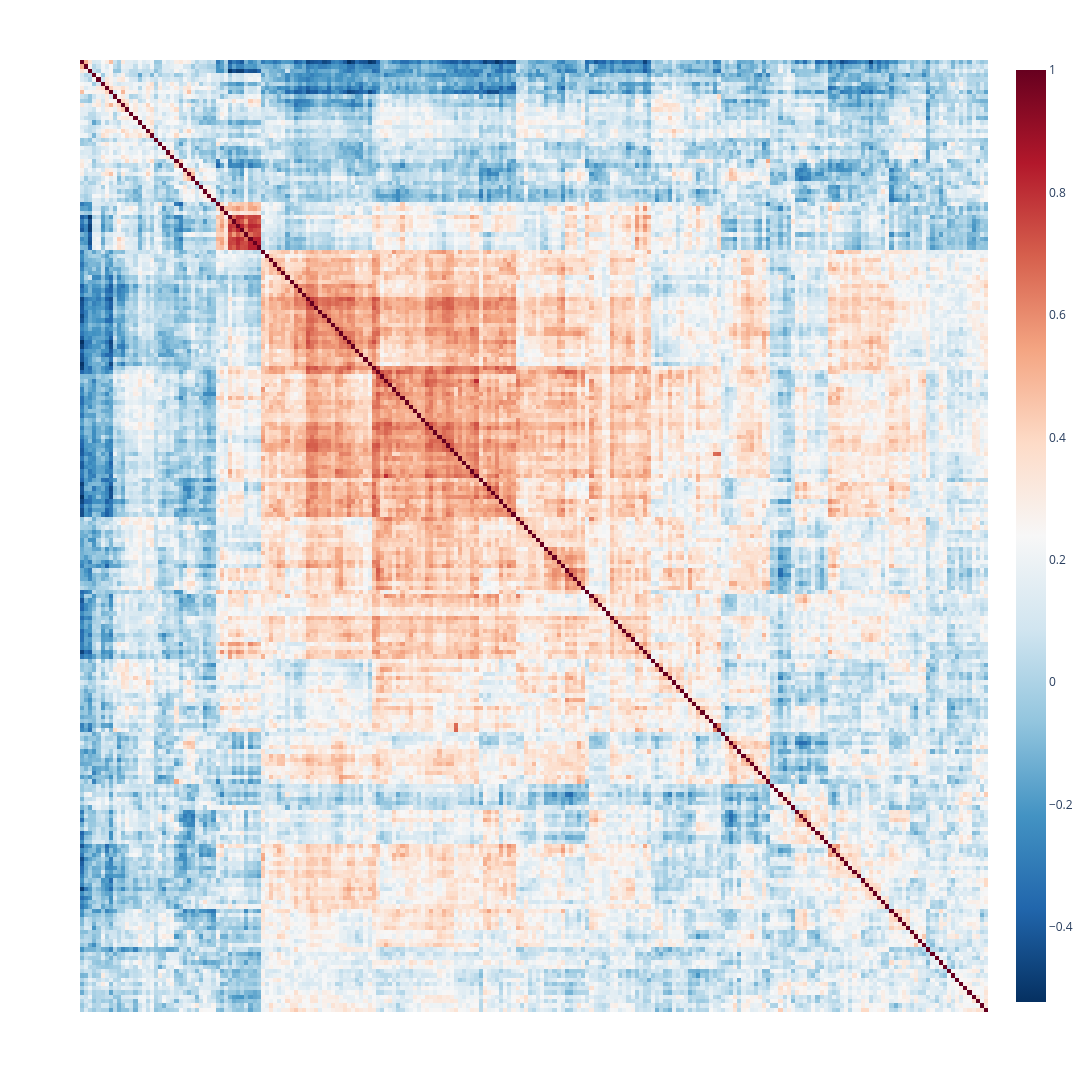

Notebook code cell kept with this figure:
### Code cell
import plotly.express as px
import numpy as np

cs_re_ordered = cosine_similarity_matrix[np.ix_(g.dendrogram_row.reordered_ind,g.dendrogram_row.reordered_ind)]

fig = px.imshow(cs_re_ordered,
                 color_continuous_scale='RdBu_r',
                 aspect="auto",
                 x=metadata.iloc[g.dendrogram_row.reordered_ind].Metadata_OASIS_ID.astype(str),
                 y=metadata.iloc[g.dendrogram_row.reordered_ind].Metadata_OASIS_ID.astype(str),
                 width=1500,
                 height=1500
)
fig.update_layout(
    xaxis=dict(showticklabels=False),  # Hide x-axis tick labels
    yaxis=dict(showticklabels=False)   # Hide y-axis tick labels
)
# Customize hover
fig.update_traces(
    hovertemplate='x: %{x}<br>y: %{y}<br>z: %{z}'
)
fig.show()

### Figure 1 — Plotly figure (JSON) as saved in the notebook; plotly's stock layout.template omitted (floating-point values rounded to 4 significant figures; data arrays with more than 128 entries replaced by an {"elided": "..."} marker saying what was removed)
{"data": [{"coloraxis": "coloraxis", "hovertemplate": "x: %{x}<br>y: %{y}<br>z: %{z}", "name": "0", "type": "heatmap", "x": {"elided": "221 str values"}, "xaxis": "x", "y": {"elided": "221 str values"}, "yaxis": "y", "z": {"elided": "221x221 float values"}}], "layout": {"coloraxis": {"colorscale": [[0.0, "rgb(5,48,97)"], [0.1, "rgb(33,102,172)"], [0.2, "rgb(67,147,195)"], [0.3, "rgb(146,197,222)"], [0.4, "rgb(209,229,240)"], [0.5, "rgb(247,247,247)"], [0.6, "rgb(253,219,199)"], [0.7, "rgb(244,165,130)"], [0.8, "rgb(214,96,77)"], [0.9, "rgb(178,24,43)"], [1.0, "rgb(103,0,31)"]]}, "height": 1500, "margin": {"t": 60}, "width": 1500, "xaxis": {"anchor": "y", "domain": [0.0, 1.0], "showticklabels": false}, "yaxis": {"anchor": "x", "autorange": "reversed", "domain": [0.0, 1.0], "showticklabels": false}}}
